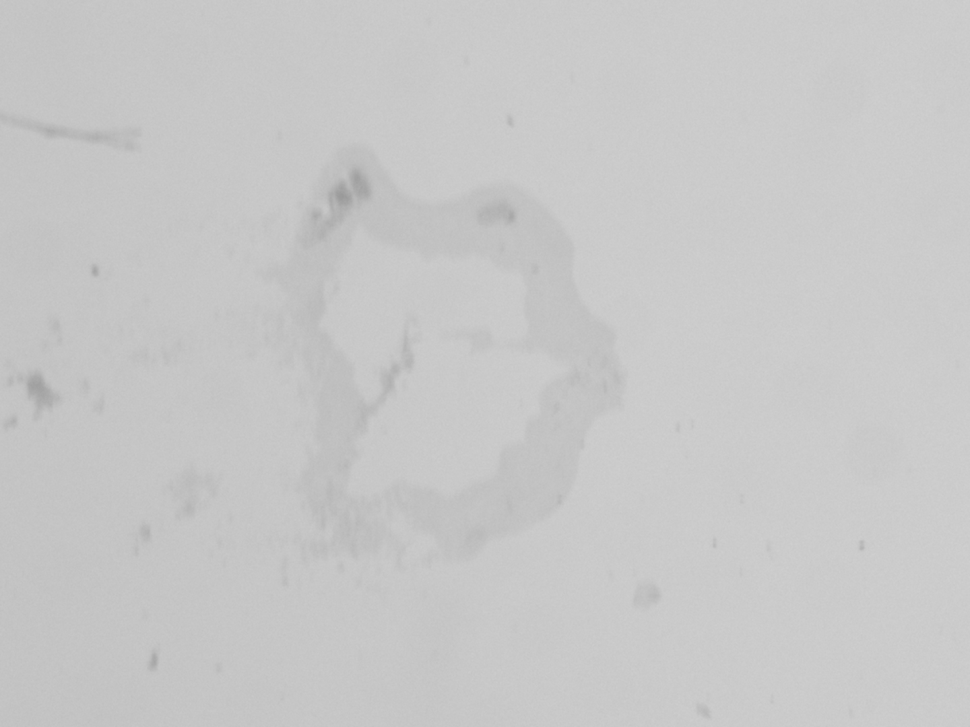
#> input picture noodlepy/archive/captured_image_0.png, 970 x 727 px, shrunk from 1440 x 1080 before the run, found by its file name; its folder holds 4 pictures in this run
$ python evaluate_focus.py   (older library calls are emulated)
#> lines starting #> are read from the running program, lines starting #| are printed output that depends on the picture
import cv2
import os
import matplotlib.pyplot as plt
from skimage import io, filters

def is_image_blurry_opencv(images_folder):
#> called with images_folder = 'noodlepy/archive'
    images_folder = "noodlepy/archive"

    files = os.listdir(images_folder)

    # list all png files in the folder
    image_files = [f for f in files if f.endswith(".png")]

    def sort_key(filename):
        return int(filename.split(".")[0].split("_")[-1])

    image_files.sort(key=sort_key)

    var_arr = []
    sharpness_arr = []

    for image_file in image_files:
        image_path = os.path.join(images_folder, image_file)
        image = cv2.imread(image_path, cv2.IMREAD_GRAYSCALE)
#> image is the input picture: shape (727, 970); min 153, max 208, mean 199.3
        if image is None:
            return "Invalid image path."
        print(image_file)
        laplacian_var = cv2.Laplacian(image, cv2.CV_64F).var()
#> laplacian_var = 10.07
        var_arr.append(laplacian_var)

        sharpness = filters.sobel(image).var()
#> sharpness = 6.32e-06
        sharpness_arr.append(sharpness)

    # normalize the variance and sharpness values
    max_var = max(var_arr)
    max_var_index = var_arr.index(max_var)
    var_arr = var_arr/max_var

    max_sharpness = max(sharpness_arr)
    max_sharpness_index = sharpness_arr.index(max_sharpness)
    sharpness_arr = sharpness_arr/max_sharpness

    plt.plot(var_arr, 'b', label="Laplacian Variance")
    plt.plot(sharpness_arr, 'g', label="Sharpness")
    plt.title("Laplacian Variance of Images")
    plt.xlabel("Images")
    plt.ylabel("Laplacian Variance")
    plt.plot(max_var_index, 1, 'ro')
    plt.plot(max_sharpness_index, 1, 'ro')
    plt.legend()
    plt.show()
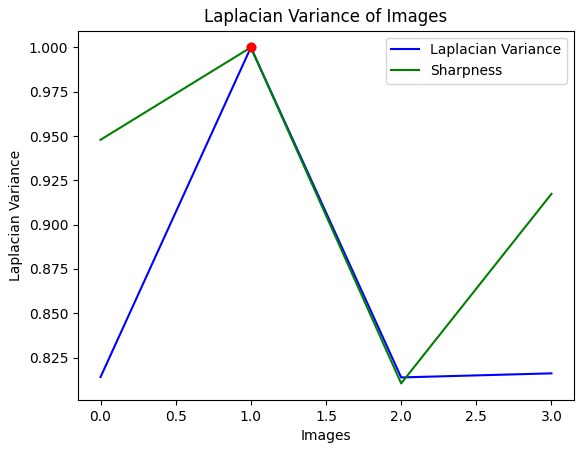
#> figure drawn by matplotlib, 1 panel

    return max_var_index, max_sharpness_index


if __name__ == "__main__":
    folder = "noodlepy/archive"
    print(is_image_blurry_opencv(folder))
